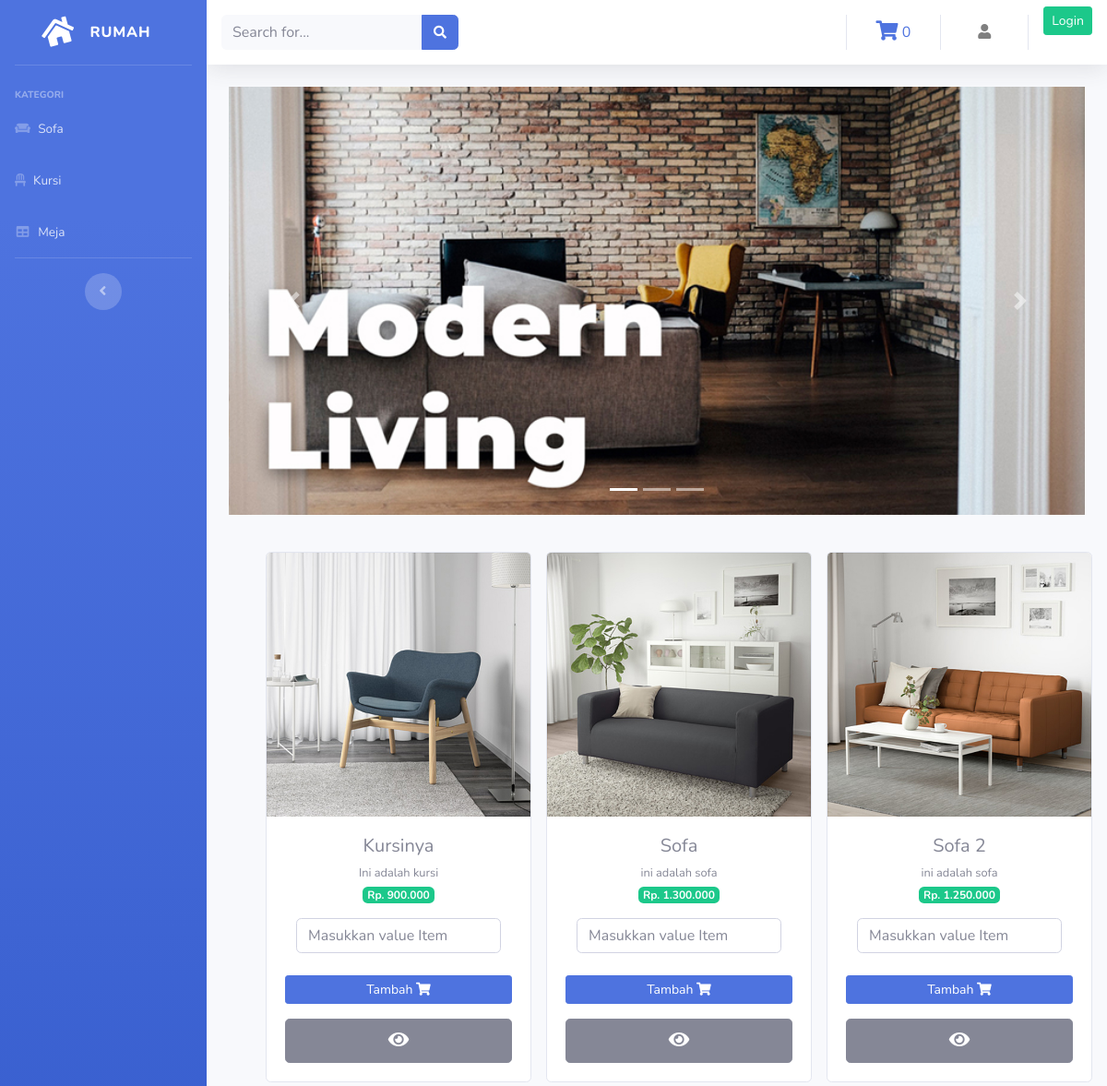
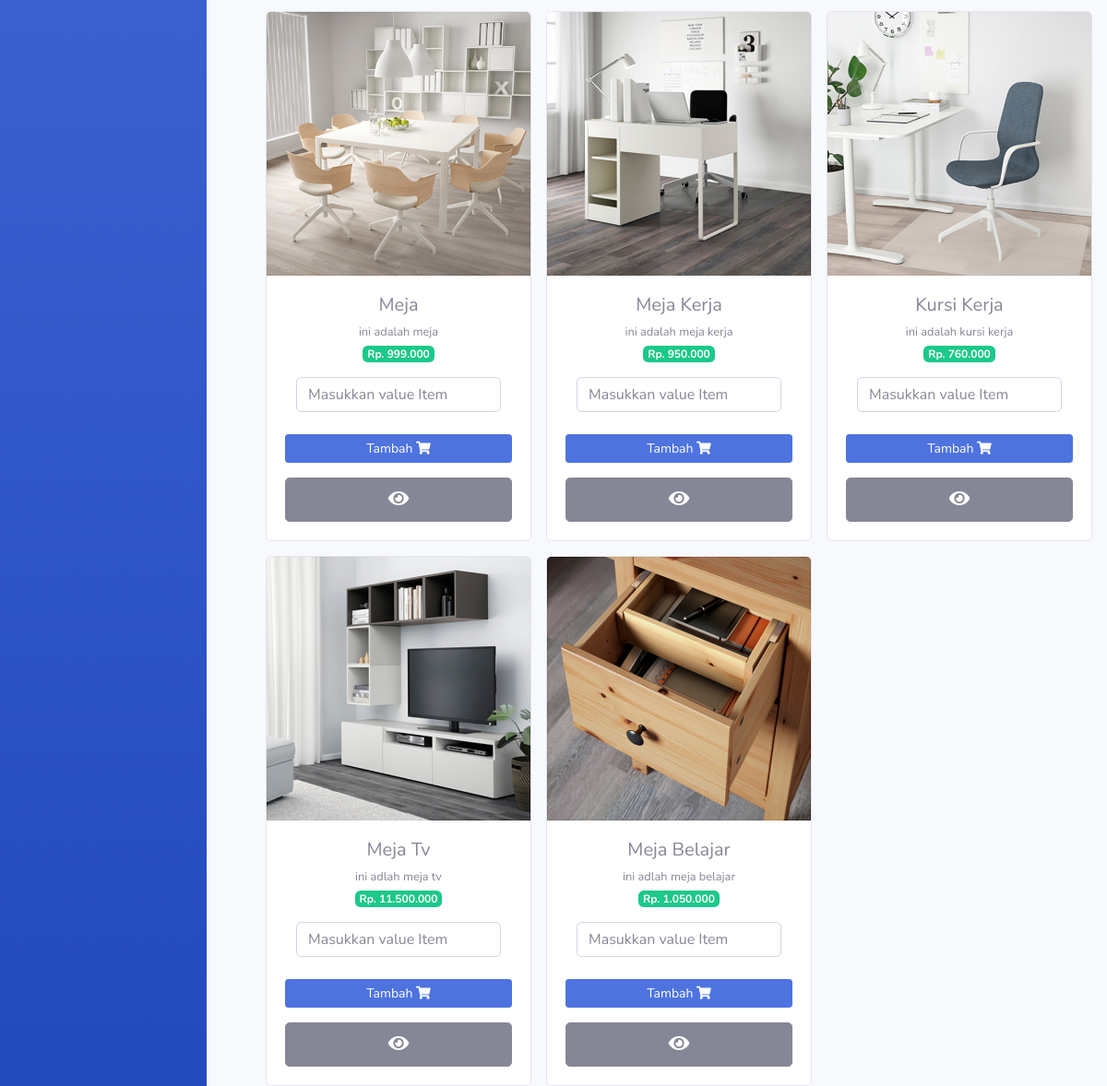
The page /Proyek/index.php on the database its author committed (2 pictures, top to bottom).
### tables this page shows
CREATE TABLE `product` (
  `id_barang` int(11) NOT NULL,
  `nama_barang` varchar(100) NOT NULL,
  `deskripsi` varchar(225) NOT NULL,
  `kategori` varchar(60) NOT NULL,
  `harga` int(100) NOT NULL,
  `stok` int(4) NOT NULL,
  `gambar` text NOT NULL
);

### Proyek/application/controllers/Admin.php (called while the page is built, shortened)
<?php
    class Admin extends CI_Controller {
        public function index()
        {
            $data['barang']= $this->model_barang->tampil_data()->result();
            $this->load->view('Template/header');
            $this->load->view('Template/sidebar');
            $this->load->view('Admin/Admin',$data) ;
            $this->load->view('Template/footer');
        }
    }
?>

### Proyek/index.php (called while the page is built, shortened)
<?php
require_once BASEPATH.'core/CodeIgniter.php';

### Proyek/application/models/model_barang.php (called while the page is built, shortened)
<?php
    class Model_barang extends CI_Model {
        public function tampil_data(){
            return $this->db->get('product');
        }
    }
?>

### Proyek/application/views/Admin/Admin.php (the view, shortened to what this page needs)
<div class="container-fluid">
    <div id="carouselExampleIndicators" class="carousel slide" data-ride="carousel">
    <ol class="carousel-indicators">
        <li data-target="#carouselExampleIndicators" data-slide-to="0" class="active"></li>
        <li data-target="#carouselExampleIndicators" data-slide-to="1"></li>
        <li data-target="#carouselExampleIndicators" data-slide-to="2"></li>
    </ol>
    <div class="carousel-inner">
        <div class="carousel-item active">
        <img src="<?php echo base_url('assets/img/Slide1.jpg') ?>" class="d-block w-100" alt="...">
        </div>
    </div>
    <a class="carousel-control-prev" href="#carouselExampleIndicators" role="button" data-slide="prev">
        <span class="carousel-control-prev-icon" aria-hidden="true"></span>
    </a>
    <a class="carousel-control-next" href="#carouselExampleIndicators" role="button" data-slide="next">
        <span class="carousel-control-next-icon" aria-hidden="true"></span>
    </a>
    </div>
    <div class="row text-center ml-4 mt-4">
        <?php foreach ($barang as $brg) : ?>
            <div class="card ml-3 mt-3" style="width: 18rem;">
                <img src="<?php echo base_url().'/uploads/'.$brg->gambar ?>" class="card-img-top" alt="...">
                <div class="card-body">
                    <h5 class="card-title mb-1"><?php echo $brg->nama_barang ?></h5>
                    <small><?php echo $brg->deskripsi ?></small><br>
                    <span class="badge badge-success mb-3">Rp. <?php echo number_format ($brg->harga, 0,',','.') ?></span><br>
                       <form method="POST" action="<?php echo base_url().'Admin/tambah_keranjang/'.$brg->id_barang?>">
                            <div class="col-sm">
                                <input type="number" class="form-control" placeholder="Masukkan value Item" name="qty">
                            </div><br>
                            <button class="btn btn-primary btn-sm btn-block" type=submit>Tambah <i class="fas fa-shopping-cart"></i></button>
                       </form>
                    <?php echo anchor('Admin/detail/' .$brg->id_barang,'<div class="btn btn-secondary btn-lg btn-block"><i class="fas fa-eye"></i></div>') ?>
                </div>
            </div>
        <?php endforeach ?>
    </div>
</div>

### rows shown on the page
product: gambar (picture), nama_barang "Kursinya", deskripsi "Ini adalah kursi", harga "900.000"
product: gambar (picture), nama_barang "Sofa", deskripsi "ini adalah sofa", harga "1.300.000"
product: gambar (picture), nama_barang "Sofa 2", deskripsi "ini adalah sofa", harga "1.250.000"
product: gambar (picture), nama_barang "Meja", deskripsi "ini adalah meja", harga "999.000"
product: gambar (picture), nama_barang "Meja Kerja", deskripsi "ini adalah meja kerja", harga "950.000"
product: gambar (picture), nama_barang "Kursi Kerja", deskripsi "ini adalah kursi kerja", harga "760.000"
product: gambar (picture), nama_barang "Meja Tv", deskripsi "ini adlah meja tv", harga "11.500.000"
product: gambar (picture), nama_barang "Meja Belajar", deskripsi "ini adlah meja belajar", harga "1.050.000"

### other values the page prints
$this->cart->total_items() "0"
